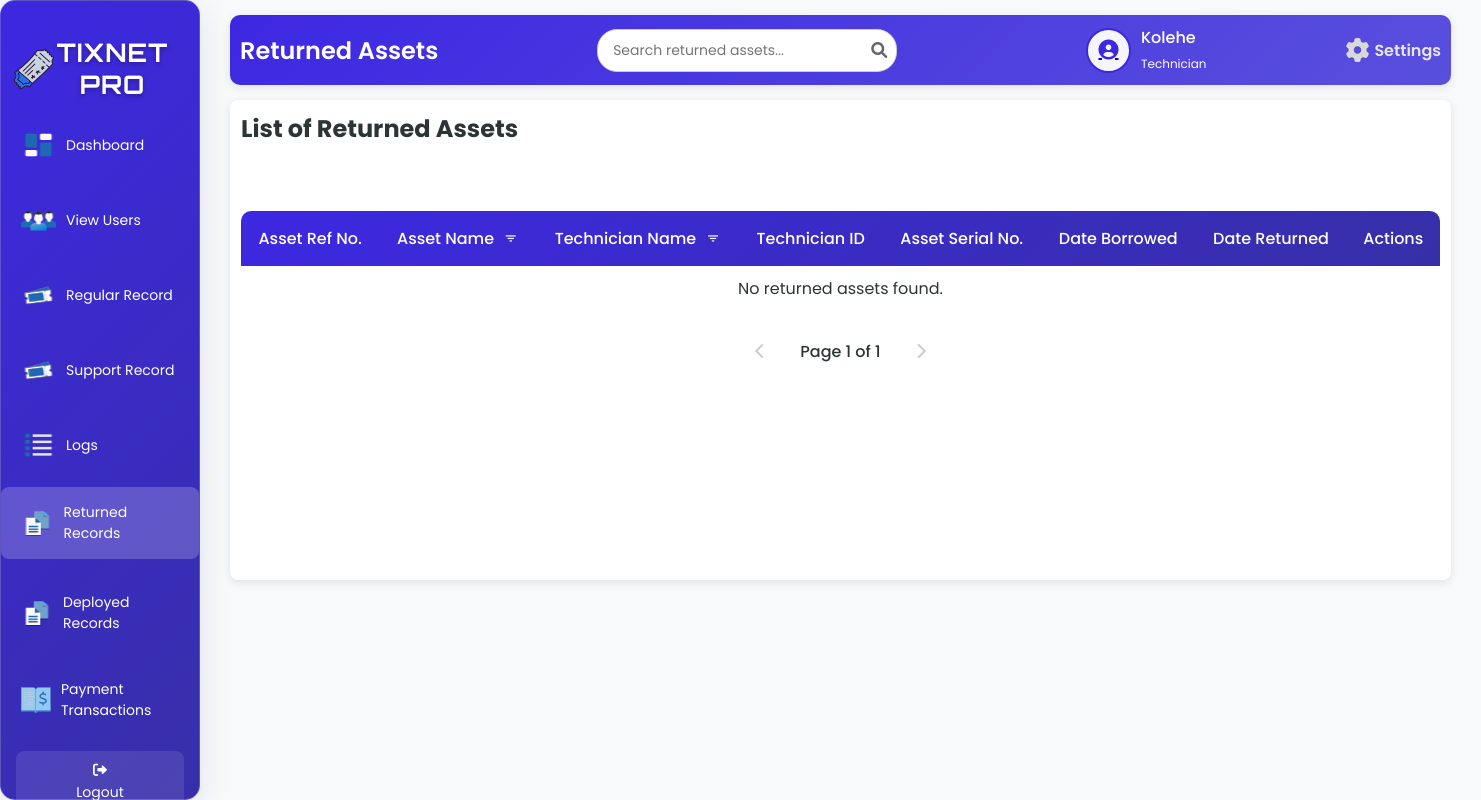
/returnT.php (signed in), run on an earlier commit of the app's database.
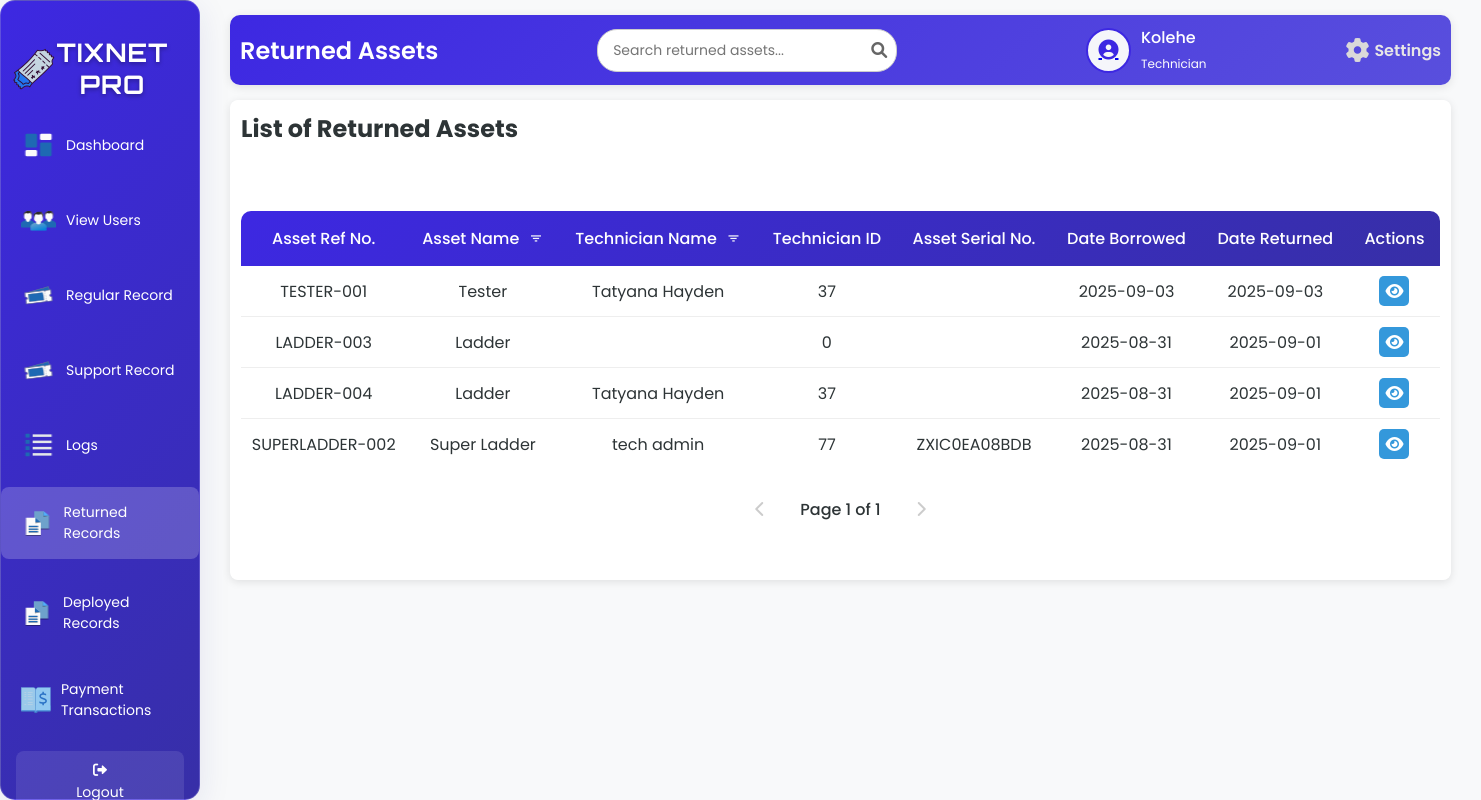
And on a later commit of the database.
### tables this page shows
CREATE TABLE `tbl_asset_status` (
  `a_id` int(50) NOT NULL,
  `a_ref_no` varchar(200) NOT NULL,
  `a_name` varchar(200) NOT NULL,
  `tech_name` varchar(200) NOT NULL,
  `tech_id` int(50) NOT NULL,
  `a_serial_no` varchar(200) NOT NULL,
  `a_date` date NOT NULL,
  `a_return_date` date NOT NULL,
  `a_status` varchar(200) NOT NULL
);

### returnT.php (the view, shortened to what the changed rows need)
<?php
include 'db.php';
if ($conn) {
    $limit = 10;
    $page = isset($_GET['page']) ? max(1, (int)$_GET['page']) : 1;
    $whereClauses = ['a_status = ?'];
    $params = ['Returned'];
    $paramTypes = 's';
    $whereClause = !empty($whereClauses) ? 'WHERE ' . implode(' AND ', $whereClauses) : '';
    $countSql = "SELECT COUNT(*) as total FROM tbl_asset_status $whereClause";
    $countStmt = $conn->prepare($countSql);
    if ($paramTypes !== '') {
        $countStmt->bind_param($paramTypes, ...$params);
    }
    $countStmt->execute();
    $countResult = $countStmt->get_result();
    $totalRecords = $countResult->fetch_assoc()['total'];
    $totalPages = max(1, ceil($totalRecords / $limit));
    $page = min($page, $totalPages);
    $offset = ($page - 1) * $limit;
    $sqlBorrowed = "SELECT a_id, a_ref_no, a_name, tech_name, tech_id, a_serial_no, a_date, a_return_date
                    FROM tbl_asset_status
                    $whereClause
                    ORDER BY a_return_date DESC
                    LIMIT ?, ?";
    $stmt = $conn->prepare($sqlBorrowed);
    if ($paramTypes !== '') {
        $params[] = $offset;
        $params[] = $limit;
        $paramTypes .= 'ii';
        $stmt->bind_param($paramTypes, ...$params);
    } else {
        $stmt->bind_param("ii", $offset, $limit);
    }
    $stmt->execute();
    $resultBorrowed = $stmt->get_result();
} else {
    echo "Database connection failed.";
    exit();
}
?>
<!DOCTYPE html>
<html lang="en">
<head>
    <link rel="stylesheet" href="returnT.css">
    <link rel="stylesheet" href="https://cdnjs.cloudflare.com/ajax/libs/font-awesome/6.0.0-beta3/css/all.min.css">
    <link href='https://unpkg.com/boxicons@2.1.4/css/boxicons.min.css' rel='stylesheet'>
</head>
<body>
<div class="wrapper">
    <div class="sidebar glass-container">
        <h2><img src="image/logo.png" alt="Tix Net Icon" class="sidebar-icon">TixNet Pro</h2>
    </div>
    <div class="container">
        <div class="upper">
            <h1>Returned Assets</h1>
        </div>
        <div class="table-box glass-container">
            <h2>List of Returned Assets</h2>
            <table id="returned-assets-table">
                <thead>
                    <tr>
                        <th>Asset Ref No.</th>
                        <th>Asset Name <button class="filter-btn" onclick="showAssetFilterModal()" title="Filter by Asset Name"><i class='bx bx-filter'></i></button></th>
                        <th>Technician Name <button class="filter-btn" onclick="showTechnicianFilterModal()" title="Filter by Technician Name"><i class='bx bx-filter'></i></button></th>
                        <th>Technician ID</th>
                        <th>Asset Serial No.</th>
                        <th>Date Borrowed</th>
                        <th>Date Returned</th>
                        <th>Actions</th>
                    </tr>
                </thead>
                <tbody id="tableBody">
                    <?php
                    if ($resultBorrowed && $resultBorrowed->num_rows > 0) {
                        while ($row = $resultBorrowed->fetch_assoc()) {
                            $serialNo = ($row['a_serial_no'] === '0' || empty($row['a_serial_no'])) ? '' : htmlspecialchars($row['a_serial_no'], ENT_QUOTES, 'UTF-8');
                            $ticketData = json_encode([
                                'id' => $row['a_id'],
                                'ref_no' => $row['a_ref_no'] ?? '',
                                'asset_name' => $row['a_name'] ?? '',
                                'technician_name' => $row['tech_name'] ?? '',
                                'technician_id' => $row['tech_id'] ?? '',
                                'serial_no' => $serialNo,
                                'date_borrowed' => $row['a_date'] ?? '-',
                                'date_returned' => $row['a_return_date'] ?? '-'
                            ], JSON_HEX_QUOT | JSON_HEX_TAG);
                            echo "<tr>
                                    <td>" . htmlspecialchars($row['a_ref_no'], ENT_QUOTES, 'UTF-8') . "</td>
                                    <td>" . htmlspecialchars($row['a_name'], ENT_QUOTES, 'UTF-8') . "</td>
                                    <td>" . htmlspecialchars($row['tech_name'], ENT_QUOTES, 'UTF-8') . "</td>
                                    <td>" . htmlspecialchars($row['tech_id'], ENT_QUOTES, 'UTF-8') . "</td>
                                    <td>" . $serialNo . "</td>
                                    <td>" . htmlspecialchars($row['a_date'], ENT_QUOTES, 'UTF-8') . "</td>
                                    <td>" . htmlspecialchars($row['a_return_date'], ENT_QUOTES, 'UTF-8') . "</td>
                                    <td class='action-buttons'>
                                        <span class='view-btn' onclick='showViewModal($ticketData)' title='View'><i class='fas fa-eye'></i></span>
                                    </td>
                                  </tr>";
                        }
                    } else {
                        echo "<tr><td colspan='8' style='text-align: center;'>No returned assets found.</td></tr>";
                    }
                    ?>
                </tbody>
            </table>
        </div>
    </div>
</div>
</body>
</html>

What changed in the data, as far as the page shows it:
added tbl_asset_status: a_ref_no "TESTER-001", a_name "Tester", tech_name "Tatyana Hayden", tech "37", a_date "2025-09-03", a_return_date "2025-09-03"
added tbl_asset_status: a_ref_no "LADDER-003", a_name "Ladder", tech "0", a_date "2025-08-31", a_return_date "2025-09-01"
added tbl_asset_status: a_ref_no "LADDER-004", a_name "Ladder", tech_name "Tatyana Hayden", tech "37", a_date "2025-08-31", a_return_date "2025-09-01"
added tbl_asset_status: a_ref_no "SUPERLADDER-002", a_name "Super Ladder", tech_name "tech admin", tech "77", a_serial_no "ZXIC0EA08BDB", a_date "2025-08-31", a_return_date "2025-09-01"
Also different on the page:
text no longer shown: "No returned assets found."
